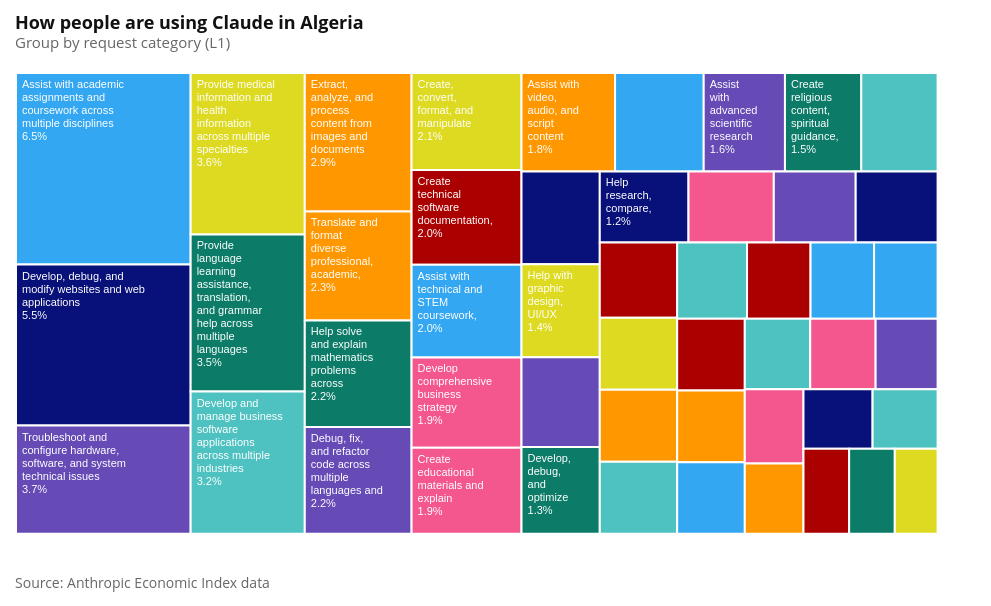

The code cell stored with this chart in its notebook:
### Code cell
l1_treemap = make_treemap(
    req_l1,
    label_col="cluster_name",
    value_col="pct",
    title=f"How people are using Claude in {COUNTRY_NAME}",
    subtitle="Group by request category (L1)",
    width=960,
)

attaviz.add_caption(
    l1_treemap,
    "Source: Anthropic Economic Index data",
)

### Figure 1 — Vega-Lite specification as saved in the notebook (floating-point values rounded to 4 significant figures)
{"config": {"background": "white", "padding": 15, "mark": {"tooltip": true}, "point": {"filled": true, "size": 60, "stroke": "white", "strokeWidth": 1}, "circle": {"filled": true, "stroke": "white", "strokeWidth": 1}, "square": {"filled": true, "stroke": "white", "strokeWidth": 1}, "line": {"strokeWidth": 4, "strokeCap": "round", "strokeJoin": "round"}, "bar": {"cornerRadiusEnd": 0}, "area": {"opacity": 0.7}, "arc": {"stroke": "white", "strokeWidth": 1}, "rect": {"stroke": "#8A969F", "strokeWidth": 0.5}, "geoshape": {"stroke": "#666666", "strokeWidth": 0.3, "strokeJoin": "round", "strokeCap": "round"}, "title": {"font": "Open Sans, sans-serif", "fontSize": 18, "fontWeight": 700, "lineHeight": 22, "color": "#111111", "anchor": "start", "offset": 21, "subtitleFont": "Open Sans, sans-serif", "subtitleFontSize": 15, "subtitleFontWeight": 400, "subtitleLineHeight": 18, "subtitleColor": "#666666", "subtitlePadding": 3}, "axis": {"domain": false, "grid": true, "gridColor": "#CED4DE", "gridDash": [4, 2], "gridWidth": 1, "labelFont": "Open Sans, sans-serif", "labelFontSize": 13, "labelFontWeight": 400, "labelColor": "#666666", "labelPadding": 3, "tickColor": "#CED4DE", "tickSize": 5, "tickCount": 5, "titleFont": "Open Sans, sans-serif", "titleFontSize": 13, "titleFontWeight": 600, "titleColor": "#111111", "titlePadding": 9}, "axisX": {"grid": false, "tickSize": 0, "labelAngle": 0}, "axisY": {"domain": false, "ticks": false, "gridColor": "#CED4DE", "gridDash": [4, 2], "gridWidth": 1}, "axisQuantitative": {"tickCount": 5}, "axisBand": {"labelPadding": 6, "tickSize": 0}, "axisTemporal": {"grid": false}, "legend": {"labelFont": "Open Sans, sans-serif", "labelFontSize": 13, "labelFontWeight": 600, "labelColor": "#111111", "titleFont": "Open Sans, sans-serif", "titleFontSize": 13, "titleFontWeight": 600, "titleColor": "#111111", "titlePadding": 3, "symbolSize": 196, "symbolStrokeWidth": 0, "padding": 15, "offset": 21, "columnPadding": 21, "orient": "bottom", "labelLimit": 200, "titleLimit": 200}, "view": {"stroke": null, "continuousWidth": 600, "continuousHeight": 400}, "range": {"category": ["#34A7F2", "#FF9800", "#664AB6", "#4EC2C0", "#F3578E", "#081079", "#0C7C68", "#AA0000", "#DDDA21"], "diverging": ["#920000", "#BD6126", "#E3A763", "#EFEFEF", "#80BDE7", "#3587C3", "#025288"], "heatmap": ["#E3F6FD", "#75CCEC", "#089BD4", "#0169A1", "#023B6F"], "ordinal": ["#E3F6FD", "#75CCEC", "#089BD4", "#0169A1", "#023B6F"], "ramp": ["#E3F6FD", "#75CCEC", "#089BD4", "#0169A1", "#023B6F"]}, "scale": {"bandPaddingInner": 0.2, "bandPaddingOuter": 0.1, "pointPadding": 0.5}, "header": {"labelFont": "Open Sans, sans-serif", "labelFontSize": 13, "labelFontWeight": 600, "labelColor": "#111111", "titleFont": "Open Sans, sans-serif", "titleFontSize": 15, "titleFontWeight": 600, "titleColor": "#111111"}, "concat": {"spacing": 18}, "facet": {"spacing": 18}, "selection": {"point": {"on": "click", "clear": "dblclick"}, "interval": {"mark": {"fill": "#0071BC", "fillOpacity": 0.15, "stroke": "#0071BC", "strokeWidth": 1}}}}, "vconcat": [{"layer": [{"mark": {"type": "rect", "stroke": "white", "strokeWidth": 2}, "encoding": {"color": {"field": "cluster_name", "legend": null, "type": "nominal"}, "tooltip": [{"field": "cluster_name", "title": "Group", "type": "nominal"}, {"field": "pct", "format": ".2f", "title": "% of conversations", "type": "quantitative"}], "x": {"axis": null, "field": "x", "scale": {"domain": [0, 960]}, "type": "quantitative"}, "x2": {"field": "x2"}, "y": {"axis": null, "field": "y", "scale": {"domain": [0, 480], "reverse": true}, "type": "quantitative"}, "y2": {"field": "y2"}}}, {"mark": {"type": "text", "align": "left", "baseline": "top", "color": "white", "dx": 6, "dy": 6, "fontSize": 11, "lineBreak": "\n"}, "encoding": {"text": {"field": "label", "type": "nominal"}, "x": {"field": "x", "type": "quantitative"}, "x2": {"field": "x2"}, "y": {"field": "y", "type": "quantitative"}, "y2": {"field": "y2"}}, "transform": [{"filter": "datum.label != null"}]}], "height": 480, "title": {"text": "How people are using Claude in Algeria", "subtitle": "Group by request category (L1)"}, "width": 960}], "data": {"name": "data-59f4a0040dffa5a1e8d0cfd9cabf4473"}, "title": {"text": "Source: Anthropic Economic Index data", "anchor": "start", "color": "#666666", "font": "Open Sans, sans-serif", "fontSize": 14, "fontWeight": 400, "lineHeight": 21, "offset": 24, "orient": "bottom"}, "$schema": "https://vega.github.io/schema/vega-lite/v6.4.1.json", "datasets": {"data-59f4a0040dffa5a1e8d0cfd9cabf4473": [{"cluster_name": "Assist with academic assignments and coursework across multiple disciplines", "pct": 6.55, "x": 0.0, "y": 0.0, "dx": 181.9, "dy": 199.5, "x2": 181.9, "y2": 199.5, "label": "Assist with academic\nassignments and\ncoursework across\nmultiple disciplines\n6.5%"}, {"cluster_name": "Develop, debug, and modify websites and web applications", "pct": 5.505, "x": 0.0, "y": 199.5, "dx": 181.9, "dy": 167.7, "x2": 181.9, "y2": 367.2, "label": "Develop, debug, and\nmodify websites and web\napplications\n5.5%"}, {"cluster_name": "Troubleshoot and configure hardware, software, and system technical issues", "pct": 3.702, "x": 0.0, "y": 367.2, "dx": 181.9, "dy": 112.8, "x2": 181.9, "y2": 480.0, "label": "Troubleshoot and\nconfigure hardware,\nsoftware, and system\ntechnical issues\n3.7%"}, {"cluster_name": "Provide medical information and health information across multiple specialties", "pct": 3.607, "x": 181.9, "y": 0.0, "dx": 118.9, "dy": 168.1, "x2": 300.8, "y2": 168.1, "label": "Provide medical\ninformation and\nhealth\ninformation\nacross multiple\nspecialties\n3.6%"}, {"cluster_name": "Provide language learning assistance, translation, and grammar help across multiple languages", "pct": 3.512, "x": 181.9, "y": 168.1, "dx": 118.9, "dy": 163.7, "x2": 300.8, "y2": 331.8, "label": "Provide\nlanguage\nlearning\nassistance,\ntranslation,\nand grammar\nhelp across\nmultiple\nlanguages\n3.5%"}, {"cluster_name": "Develop and manage business software applications across multiple industries", "pct": 3.18, "x": 181.9, "y": 331.8, "dx": 118.9, "dy": 148.2, "x2": 300.8, "y2": 480.0, "label": "Develop and\nmanage business\nsoftware\napplications\nacross multiple\nindustries\n3.2%"}, {"cluster_name": "Extract, analyze, and process content from images and documents", "pct": 2.895, "x": 300.8, "y": 0.0, "dx": 111.2, "dy": 144.2, "x2": 412.1, "y2": 144.2, "label": "Extract,\nanalyze, and\nprocess\ncontent from\nimages and\ndocuments\n2.9%"}, {"cluster_name": "Translate and format diverse professional, academic, medical, and religious content between languages", "pct": 2.278, "x": 300.8, "y": 144.2, "dx": 111.2, "dy": 113.5, "x2": 412.1, "y2": 257.7, "label": "Translate and\nformat\ndiverse\nprofessional,\nacademic,\n2.3%"}, {"cluster_name": "Help solve and explain mathematics problems across multiple topics and levels", "pct": 2.231, "x": 300.8, "y": 257.7, "dx": 111.2, "dy": 111.1, "x2": 412.1, "y2": 368.9, "label": "Help solve\nand explain\nmathematics\nproblems\nacross\n2.2%"}, {"cluster_name": "Debug, fix, and refactor code across multiple languages and systems", "pct": 2.231, "x": 300.8, "y": 368.9, "dx": 111.2, "dy": 111.1, "x2": 412.1, "y2": 480.0, "label": "Debug, fix,\nand refactor\ncode across\nmultiple\nlanguages and\n2.2%"}, {"cluster_name": "Create, convert, format, and manipulate documents across multiple file types", "pct": 2.088, "x": 412.1, "y": 0.0, "dx": 114.5, "dy": 101.1, "x2": 526.6, "y2": 101.1, "label": "Create,\nconvert,\nformat, and\nmanipulate\n2.1%"}, {"cluster_name": "Create technical software documentation, diagrams, and architecture content", "pct": 2.041, "x": 412.1, "y": 101.1, "dx": 114.5, "dy": 98.76, "x2": 526.6, "y2": 199.8, "label": "Create\ntechnical\nsoftware\ndocumentation,\n2.0%"}, {"cluster_name": "Assist with technical and STEM coursework, homework, and assignments", "pct": 1.993, "x": 412.1, "y": 199.8, "dx": 114.5, "dy": 96.46, "x2": 526.6, "y2": 296.3, "label": "Assist with\ntechnical and\nSTEM\ncoursework,\n2.0%"}, {"cluster_name": "Develop comprehensive business strategy documents and corporate planning materials", "pct": 1.946, "x": 412.1, "y": 296.3, "dx": 114.5, "dy": 94.16, "x2": 526.6, "y2": 390.4, "label": "Develop\ncomprehensive\nbusiness\nstrategy\n1.9%"}, {"cluster_name": "Create educational materials and explain concepts across academic subjects", "pct": 1.851, "x": 412.1, "y": 390.4, "dx": 114.5, "dy": 89.57, "x2": 526.6, "y2": 480.0, "label": "Create\neducational\nmaterials and\nexplain\n1.9%"}, {"cluster_name": "Assist with video, audio, and script content creation and production", "pct": 1.804, "x": 526.6, "y": 0.0, "dx": 97.46, "dy": 102.6, "x2": 624.0, "y2": 102.6, "label": "Assist with\nvideo,\naudio, and\nscript\ncontent\n1.8%"}, {"cluster_name": "Help with programming, software development, and coding across multiple languages", "pct": 1.709, "x": 624.0, "y": 0.0, "dx": 92.33, "dy": 102.6, "x2": 716.4, "y2": 102.6, "label": null}, {"cluster_name": "Assist with advanced scientific research across biomedical and physical sciences", "pct": 1.566, "x": 716.4, "y": 0.0, "dx": 84.63, "dy": 102.6, "x2": 801.0, "y2": 102.6, "label": "Assist\nwith\nadvanced\nscientific\nresearch\n1.6%"}, {"cluster_name": "Create religious content, spiritual guidance, poetry, and creative writing", "pct": 1.471, "x": 801.0, "y": 0.0, "dx": 79.5, "dy": 102.6, "x2": 880.5, "y2": 102.6, "label": "Create\nreligious\ncontent,\nspiritual\nguidance,\n1.5%"}, {"cluster_name": "Create and optimize social media content and marketing strategies", "pct": 1.471, "x": 880.5, "y": 0.0, "dx": 79.5, "dy": 102.6, "x2": 960.0, "y2": 102.6, "label": null}, {"cluster_name": "Create marketing content, advertising campaigns, and SEO materials with platform optimization", "pct": 1.424, "x": 526.6, "y": 102.6, "dx": 81.53, "dy": 96.78, "x2": 608.1, "y2": 199.3, "label": null}, {"cluster_name": "Help with graphic design, UI/UX work, and branding projects", "pct": 1.424, "x": 526.6, "y": 199.3, "dx": 81.53, "dy": 96.78, "x2": 608.1, "y2": 296.1, "label": "Help with\ngraphic\ndesign,\nUI/UX\n1.4%"}, {"cluster_name": "Get help with home maintenance, repairs, vehicles, and household systems", "pct": 1.376, "x": 526.6, "y": 296.1, "dx": 81.53, "dy": 93.56, "x2": 608.1, "y2": 389.7, "label": null}, {"cluster_name": "Develop, debug, and optimize machine learning and AI systems", "pct": 1.329, "x": 526.6, "y": 389.7, "dx": 81.53, "dy": 90.33, "x2": 608.1, "y2": 480.0, "label": "Develop,\ndebug,\nand\noptimize\n1.3%"}, {"cluster_name": "Help research, compare, and select consumer products for purchase", "pct": 1.234, "x": 608.1, "y": 102.6, "dx": 92.42, "dy": 73.99, "x2": 700.5, "y2": 176.5, "label": "Help\nresearch,\ncompare,\n1.2%"}, {"cluster_name": "Grade student work and create educational assessments", "pct": 1.187, "x": 700.5, "y": 102.6, "dx": 88.86, "dy": 73.99, "x2": 789.4, "y2": 176.5, "label": null}, {"cluster_name": "Learn and troubleshoot DevOps infrastructure and deployment technologies", "pct": 1.139, "x": 789.4, "y": 102.6, "dx": 85.31, "dy": 73.99, "x2": 874.7, "y2": 176.5, "label": null}, {"cluster_name": "Provide fitness, nutrition, and sports training information", "pct": 1.139, "x": 874.7, "y": 102.6, "dx": 85.31, "dy": 73.99, "x2": 960.0, "y2": 176.5, "label": null}, {"cluster_name": "Assist with game development, gaming software, and tabletop RPG content", "pct": 1.139, "x": 608.1, "y": 176.5, "dx": 80.61, "dy": 78.31, "x2": 688.7, "y2": 254.9, "label": null}, {"cluster_name": "Assist with healthcare and mental health clinical documentation and professional writing", "pct": 1.092, "x": 608.1, "y": 254.9, "dx": 80.61, "dy": 75.05, "x2": 688.7, "y2": 329.9, "label": null}, {"cluster_name": "Assist with advanced academic research and professional technical projects", "pct": 1.092, "x": 608.1, "y": 329.9, "dx": 80.61, "dy": 75.05, "x2": 688.7, "y2": 405.0, "label": null}, {"cluster_name": "Troubleshoot and configure network infrastructure, protocols, and server connections", "pct": 1.092, "x": 608.1, "y": 405.0, "dx": 80.61, "dy": 75.05, "x2": 688.7, "y2": 480.0, "label": null}, {"cluster_name": "Assist with civic information, government services, and institutional research", "pct": 1.044, "x": 688.7, "y": 176.5, "dx": 72.78, "dy": 79.5, "x2": 761.5, "y2": 256.0, "label": null}, {"cluster_name": "Help with SQL database design, queries, debugging, and concepts", "pct": 0.9492, "x": 761.5, "y": 176.5, "dx": 66.17, "dy": 79.5, "x2": 827.7, "y2": 256.0, "label": null}, {"cluster_name": "Debug and fix technical issues in web/mobile applications", "pct": 0.9492, "x": 827.7, "y": 176.5, "dx": 66.17, "dy": 79.5, "x2": 893.8, "y2": 256.0, "label": null}, {"cluster_name": "Edit, proofread, and reformat documents and written content", "pct": 0.9492, "x": 893.8, "y": 176.5, "dx": 66.17, "dy": 79.5, "x2": 960.0, "y2": 256.0, "label": null}, {"cluster_name": "Develop, debug, and publish mobile applications", "pct": 0.9492, "x": 688.7, "y": 256.0, "dx": 70.46, "dy": 74.65, "x2": 759.2, "y2": 330.7, "label": null}, {"cluster_name": "Implement and troubleshoot authentication, authorization, and security systems for web applications", "pct": 0.9492, "x": 688.7, "y": 330.7, "dx": 70.46, "dy": 74.65, "x2": 759.2, "y2": 405.3, "label": null}, {"cluster_name": "Provide technical assistance with electrical engineering and power systems", "pct": 0.9492, "x": 688.7, "y": 405.3, "dx": 70.46, "dy": 74.65, "x2": 759.2, "y2": 480.0, "label": null}, {"cluster_name": "Manage and operate e-commerce business operations and customer service", "pct": 0.9018, "x": 759.2, "y": 256.0, "dx": 68.14, "dy": 73.34, "x2": 827.3, "y2": 329.4, "label": null}, {"cluster_name": "Provide assistance across multiple practice areas and document types", "pct": 0.9018, "x": 827.3, "y": 256.0, "dx": 68.14, "dy": 73.34, "x2": 895.4, "y2": 329.4, "label": null}, {"cluster_name": "Automate business processes and data management systems", "pct": 0.8543, "x": 895.4, "y": 256.0, "dx": 64.55, "dy": 73.34, "x2": 960.0, "y2": 329.4, "label": null}, {"cluster_name": "Assist with creative fiction writing, editing, and development", "pct": 0.8543, "x": 759.2, "y": 329.4, "dx": 61.12, "dy": 77.46, "x2": 820.3, "y2": 406.8, "label": null}, {"cluster_name": "Debug and implement backend APIs, integrations, and messaging systems", "pct": 0.8068, "x": 759.2, "y": 406.8, "dx": 61.12, "dy": 73.15, "x2": 820.3, "y2": 480.0, "label": null}, {"cluster_name": "Assist with data analysis, statistical computing, and database management tasks", "pct": 0.8068, "x": 820.3, "y": 329.4, "dx": 71.97, "dy": 62.13, "x2": 892.3, "y2": 391.5, "label": null}, {"cluster_name": "Get relationship, dating, parenting, and personal advice across life situations", "pct": 0.7594, "x": 892.3, "y": 329.4, "dx": 67.74, "dy": 62.13, "x2": 960.0, "y2": 391.5, "label": null}, {"cluster_name": "Provide lifestyle guidance on wellness, productivity, and personal care", "pct": 0.7594, "x": 820.3, "y": 391.5, "dx": 47.56, "dy": 88.48, "x2": 867.9, "y2": 480.0, "label": null}, {"cluster_name": "Assist with earth sciences, environmental research, and natural science tasks", "pct": 0.7594, "x": 867.9, "y": 391.5, "dx": 47.56, "dy": 88.48, "x2": 915.4, "y2": 480.0, "label": null}, {"cluster_name": "Draft and refine professional workplace emails and business correspondence", "pct": 0.7119, "x": 915.4, "y": 391.5, "dx": 44.59, "dy": 88.48, "x2": 960.0, "y2": 480.0, "label": null}]}}
